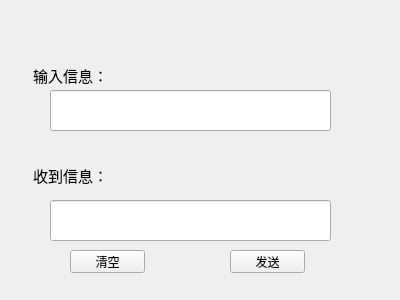
<?xml version="1.0" encoding="UTF-8"?>
<ui version="4.0">
 <class>Chat</class>
 <widget class="QWidget" name="Chat">
  <property name="geometry">
   <rect>
    <x>0</x>
    <y>0</y>
    <width>400</width>
    <height>300</height>
   </rect>
  </property>
  <property name="windowTitle">
   <string>Form</string>
  </property>
  <widget class="QLabel" name="label">
   <property name="geometry">
    <rect>
     <x>30</x>
     <y>60</y>
     <width>81</width>
     <height>31</height>
    </rect>
   </property>
   <property name="text">
    <string>&lt;html&gt;&lt;head/&gt;&lt;body&gt;&lt;p align=&quot;center&quot;&gt;&lt;span style=&quot; font-size:11pt;&quot;&gt;输入信息：&lt;/span&gt;&lt;/p&gt;&lt;/body&gt;&lt;/html&gt;</string>
   </property>
  </widget>
  <widget class="QLineEdit" name="lineEdit">
   <property name="geometry">
    <rect>
     <x>50</x>
     <y>90</y>
     <width>281</width>
     <height>41</height>
    </rect>
   </property>
  </widget>
  <widget class="QPushButton" name="clearButton">
   <property name="geometry">
    <rect>
     <x>70</x>
     <y>250</y>
     <width>75</width>
     <height>23</height>
    </rect>
   </property>
   <property name="text">
    <string>清空</string>
   </property>
  </widget>
  <widget class="QPushButton" name="sendButton">
   <property name="geometry">
    <rect>
     <x>230</x>
     <y>250</y>
     <width>75</width>
     <height>23</height>
    </rect>
   </property>
   <property name="text">
    <string>发送</string>
   </property>
  </widget>
  <widget class="QLabel" name="label_2">
   <property name="geometry">
    <rect>
     <x>30</x>
     <y>160</y>
     <width>81</width>
     <height>31</height>
    </rect>
   </property>
   <property name="text">
    <string>&lt;html&gt;&lt;head/&gt;&lt;body&gt;&lt;p align=&quot;center&quot;&gt;&lt;span style=&quot; font-size:11pt;&quot;&gt;收到信息：&lt;/span&gt;&lt;/p&gt;&lt;/body&gt;&lt;/html&gt;</string>
   </property>
  </widget>
  <widget class="QLineEdit" name="recvLineEdit">
   <property name="geometry">
    <rect>
     <x>50</x>
     <y>200</y>
     <width>281</width>
     <height>41</height>
    </rect>
   </property>
  </widget>
 </widget>
 <resources/>
 <connections/>
</ui>
